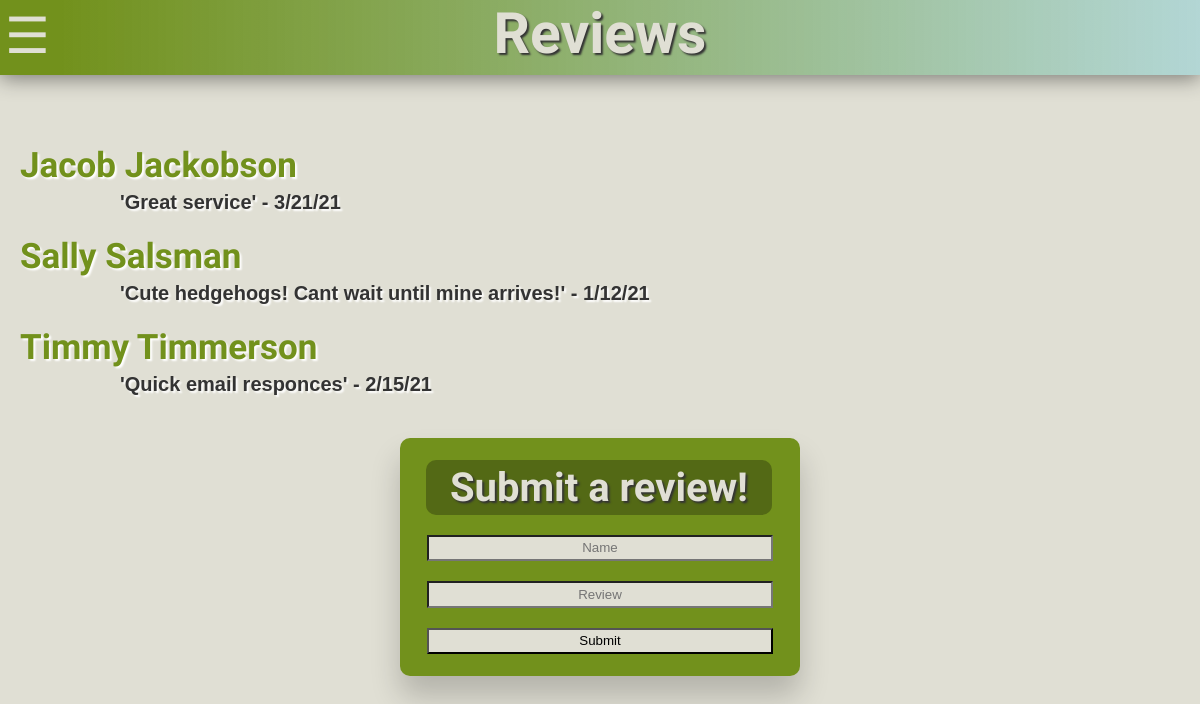
Screenshot of /Reviews with the database file from the repository.
### tables this page shows
CREATE TABLE Reviews (id INTEGER PRIMARY KEY, name TEXT NOT NULL, review TEXT NOT NULL, date TEXT NOT NULL);

### AndisCritters.py (the view)
@app.route('/Reviews')
def reviews():
    con = sql.connect("database.db")
    c = con.cursor()
    rows = getReviews(con, c)
    return render_template("reviews.html", rows=rows)

### AndisCritters.py (called while the page is built)
def getReviews(con, c):
    con.row_factory = sql.Row
    stmt = "select * from Reviews"
    c.execute(stmt)
    return c.fetchall()

### templates/reviews.html (shortened to what this page needs)
{% extends "Common.html" %}
{% block content %}
    <div style="height: 115%;">
        <div class="reviews" style="width: 100%">
            {% for row in rows %}
                <p class="name">{{row[1]}}</p>
                <p class="review">'{{row[2]}}' - {{row[3]}}</p>
                <br>
            {% endfor %}
        </div>
        <form action="{{ url_for('submitReview') }}" method="post">
            <h3>Submit a review!</h3>
            <input name="name" type="text" id="nam" size="140" placeholder="Name">
            <input name="review" type="text" id="rev" size="140" placeholder="Review">
            <input type="submit" class="btn btn-success" value="Submit"/>
        </form>
    </div>
{% endblock %}
{% block navOverlay %}
     <div class="overlay" id="headerOverlay" style="height: 75px;">
         <h1 id="headerTitle" style="font-size: 57px;">Reviews</h1>
     </div>
{% endblock %}

### static/css/styles.css (style rules this page uses)
html { font-family: 'Open Sans', sans-serif; -ms-overflow-style: none; scrollbar-width: none; }
body { background-color: #E0DFD4; overflow-x: hidden; }
* { padding: 0; margin: 0; box-sizing: border-box; }
header .overlay { width: 100%; height: 100%; color: #E0DFD4; text-shadow: 2px 2px 2px #333; background-image: linear-gradient( 90deg, #72911C 5%, #80cdd679 100%); transition: 0.5s; }
header h1 { font-family: 'Dancing Script', cursive; font-size: 70px; transition: 0.5s; }
.main h3 { text-align: center; width: 100%; font-family: 'Dancing Script', cursive; font-size: 40px; text-shadow: 2px 2px 2px #333; color: #ffffff; padding: 1%; }
.reviews { width: 100%; text-align: left; margin: 20px; }
.reviews .name { font-family: 'Dancing Script', cursive; font-size: 35px; font-weight: bold; color: #72911C; text-shadow: 2px 2px 2px white; }
.reviews .review { font-family: 'Lucida Sans Regular', 'Lucida Grande', 'Lucida Sans Unicode', Geneva, Verdana, sans-serif; font-size: 20px; font-weight: bold; color: #333; text-shadow: 2px 2px 2px white; margin-top:5px; margin-left: 100px; }

### templates/reviews.html (style rules this page uses)
.main form { width: 400px; background-color: #72911C; box-shadow: 0 20px 30px rgba(0, 0, 0, .2); padding: 1%; border-radius: 10px; text-align: center; margin: auto; }
.main form input { text-align: center; width: 92%; background-color: #E0DFD4; padding: 1%; margin: 10px; }
.main form h3 { text-align: center; width: 92%; font-family: 'Dancing Script', cursive; font-size: 40px; text-shadow: 2px 2px 2px #333; color: #E0DFD4; background-color: #536915; border-radius: 10px; padding: 1%; margin: 10px; margin-left: 14px; }

### rows the page displays
Reviews: name "Jacob Jackobson", review "Great service", date "3/21/21"
Reviews: name "Sally Salsman", review "Cute hedgehogs! Cant wait until mine arrives!", date "1/12/21"
Reviews: name "Timmy Timmerson", review "Quick email responces", date "2/15/21"
